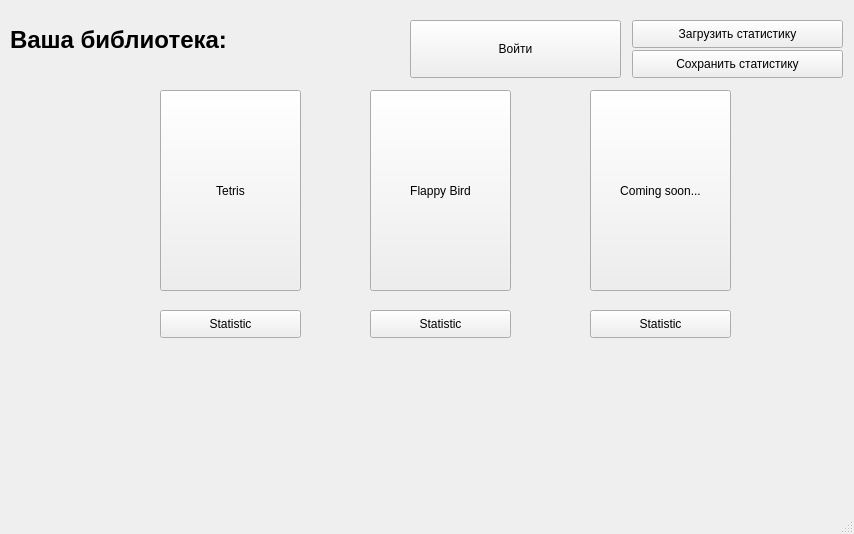
<?xml version="1.0" encoding="UTF-8"?>
<ui version="4.0">
 <class>MainWindow</class>
 <widget class="QMainWindow" name="MainWindow">
  <property name="geometry">
   <rect>
    <x>0</x>
    <y>0</y>
    <width>854</width>
    <height>534</height>
   </rect>
  </property>
  <property name="windowTitle">
   <string>MainWindow</string>
  </property>
  <widget class="QWidget" name="centralwidget">
   <widget class="QPushButton" name="Tetris_start">
    <property name="geometry">
     <rect>
      <x>160</x>
      <y>90</y>
      <width>141</width>
      <height>201</height>
     </rect>
    </property>
    <property name="text">
     <string>Tetris</string>
    </property>
   </widget>
   <widget class="QLabel" name="window">
    <property name="geometry">
     <rect>
      <x>10</x>
      <y>20</y>
      <width>301</width>
      <height>41</height>
     </rect>
    </property>
    <property name="text">
     <string>&lt;html&gt;&lt;head/&gt;&lt;body&gt;&lt;p&gt;&lt;span style=&quot; font-size:18pt; font-weight:600;&quot;&gt;Ваша библиотека:&lt;/span&gt;&lt;/p&gt;&lt;/body&gt;&lt;/html&gt;</string>
    </property>
   </widget>
   <widget class="QPushButton" name="Flappy_start">
    <property name="geometry">
     <rect>
      <x>370</x>
      <y>90</y>
      <width>141</width>
      <height>201</height>
     </rect>
    </property>
    <property name="text">
     <string>Flappy Bird</string>
    </property>
   </widget>
   <widget class="QPushButton" name="ac">
    <property name="geometry">
     <rect>
      <x>590</x>
      <y>90</y>
      <width>141</width>
      <height>201</height>
     </rect>
    </property>
    <property name="text">
     <string>Coming soon...</string>
    </property>
   </widget>
   <widget class="QPushButton" name="Tetris_statistic">
    <property name="geometry">
     <rect>
      <x>160</x>
      <y>310</y>
      <width>141</width>
      <height>28</height>
     </rect>
    </property>
    <property name="text">
     <string>Statistic</string>
    </property>
   </widget>
   <widget class="QPushButton" name="Flappy_statistic">
    <property name="geometry">
     <rect>
      <x>370</x>
      <y>310</y>
      <width>141</width>
      <height>28</height>
     </rect>
    </property>
    <property name="text">
     <string>Statistic</string>
    </property>
   </widget>
   <widget class="QPushButton" name="dc">
    <property name="geometry">
     <rect>
      <x>590</x>
      <y>310</y>
      <width>141</width>
      <height>28</height>
     </rect>
    </property>
    <property name="text">
     <string>Statistic</string>
    </property>
   </widget>
   <widget class="QPushButton" name="to_login">
    <property name="geometry">
     <rect>
      <x>410</x>
      <y>20</y>
      <width>211</width>
      <height>58</height>
     </rect>
    </property>
    <property name="text">
     <string>Войти</string>
    </property>
   </widget>
   <widget class="QPushButton" name="save_statistic">
    <property name="geometry">
     <rect>
      <x>632</x>
      <y>20</y>
      <width>211</width>
      <height>28</height>
     </rect>
    </property>
    <property name="text">
     <string>Загрузить статистику</string>
    </property>
   </widget>
   <widget class="QPushButton" name="load_statistic">
    <property name="geometry">
     <rect>
      <x>632</x>
      <y>50</y>
      <width>211</width>
      <height>28</height>
     </rect>
    </property>
    <property name="text">
     <string>Сохранить статистику</string>
    </property>
   </widget>
  </widget>
  <widget class="QMenuBar" name="menubar">
   <property name="geometry">
    <rect>
     <x>0</x>
     <y>0</y>
     <width>854</width>
     <height>26</height>
    </rect>
   </property>
  </widget>
  <widget class="QStatusBar" name="statusbar"/>
 </widget>
 <resources/>
 <connections/>
</ui>
